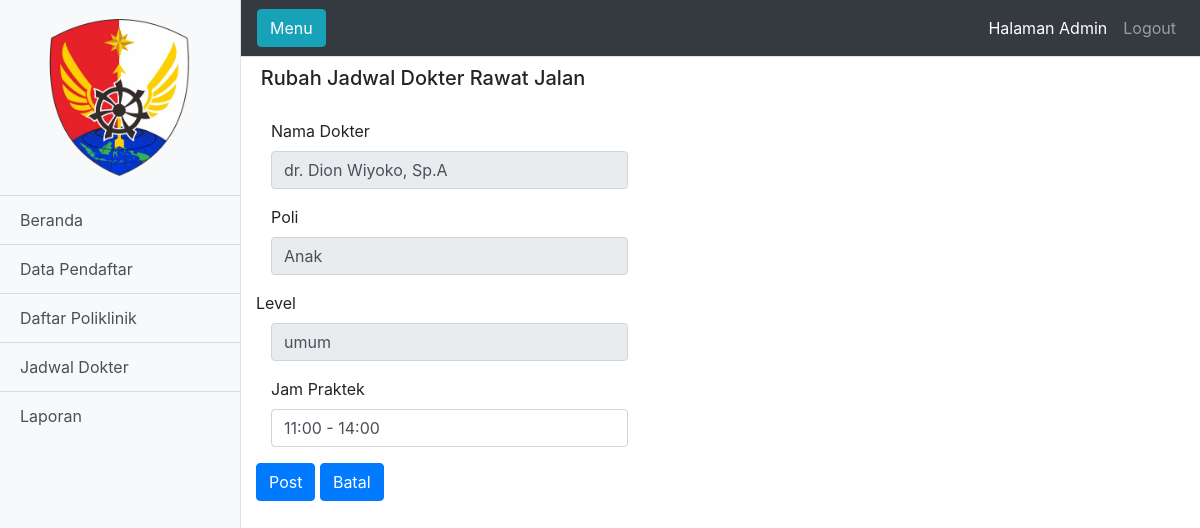
The app's page /edit_dokter.php?id_jam=3 with its own data.
### tables this page shows
CREATE TABLE `jam` (
  `id_jam` int(5) NOT NULL,
  `jam` varchar(25) NOT NULL,
  `id_poli` int(3) NOT NULL,
  `id_dokter` int(5) NOT NULL,
  `status` int(11) NOT NULL
);

CREATE TABLE `dokter` (
  `id_dokter` int(3) NOT NULL,
  `nama_dokter` varchar(30) NOT NULL,
  `id_poli` int(3) NOT NULL,
  `status` int(11) NOT NULL,
  `level` enum('spesialis','umum') NOT NULL DEFAULT 'umum'
);

CREATE TABLE `poliklinik` (
  `id_poli` int(3) NOT NULL,
  `nama_poli` varchar(30) NOT NULL,
  `status` int(3) NOT NULL
);

### functions.php (called while the page is built, shortened)
<?php
$db = mysqli_connect("localhost", "root", "", "sirusakdeh_db");
function query($query) {
  global $db;
  $result = mysqli_query($db, $query);
  $rows = [];
  while ($row = mysqli_fetch_assoc($result)) {
      $rows[] = $row;
  }
  return $rows;
}
   ?>

### edit_dokter.php (the view, shortened to what this page needs)
<?php
require 'functions.php';
$id_jam = $_GET["id_jam"];
$jadwal_dokter = query("SELECT jam.id_jam,dokter.id_dokter,dokter.nama_dokter,poliklinik.nama_poli,jam.jam,dokter.level from jam   join poliklinik on jam.id_poli=poliklinik.id_poli    join dokter on jam.id_dokter=dokter.id_dokter where id_jam = $id_jam")[0];
 ?>
<!DOCTYPE html>
<html lang="en">
<head>
  <link href="admin/vendor/bootstrap/css/bootstrap.min.css" rel="stylesheet">
  <link href="admin/css/simple-sidebar.css" rel="stylesheet">
</head>
<body>
  <div class="d-flex" id="wrapper">
    <div class="bg-light border-right" id="sidebar-wrapper">
      <div class="sidebar-heading"><center><img src="img/logo.png" style="width: 150px; background: transparent;"></center></div>
      <div class="list-group list-group-flush">
        <a href="admin.php" class="list-group-item list-group-item-action bg-light">Beranda</a>
        <a href="data_pendaftar.php" class="list-group-item list-group-item-action bg-light">Data Pendaftar</a>
        <a href="daftar_poliklinik.php" class="list-group-item list-group-item-action bg-light">Daftar Poliklinik</a>
        <a href="jadwal_dokter.php" class="list-group-item list-group-item-action bg-light">Jadwal Dokter</a>
        <a href="laporan.php" class="list-group-item list-group-item-action bg-light">Laporan</a>
      </div>
    </div>
    <div id="page-content-wrapper">
      <nav class="navbar navbar-expand-lg navbar-dark bg-dark border-bottom">
        <button class="btn btn-info" id="menu-toggle">Menu</button>
        <div class="collapse navbar-collapse" id="navbarSupportedContent">
          <ul class="navbar-nav ml-auto mt-2 mt-lg-0">
            <li class="nav-item active">
              <div class="collapse navbar-collapse" id="navbarNav">
                <ul class="navbar-nav">
                  <li class="nav-item active">
                    <a class="nav-link" href="">Halaman Admin<span class="sr-only">(current)</span></a>
                  </li>
                  <li class="nav-item">
                  <a class="nav-link" href="logout.php">Logout</a>
                </li>
                </ul>
        </div>
      </div>
      </nav>
      <div class="container-fluid">
        <div class="row">
        <div class="col mt-1">
          <table class="table table-sm table-borderless">
            <tr>
              <td width="450" rowspan="2"><h5 class="">Rubah Jadwal Dokter Rawat Jalan</h5></td>
            </tr>
        </table>
      </div>
        </div>
        <div class="row">
                <div class="col md">
                  <form class="" action="" method="post">
                    <div class="form-group">
                    <label for="dokter" class="col-sm-2">Nama Dokter</label>
                    <div class="col-sm-5">
                    <input type="text" class="form-control" id="nama_dokter" name="nama_dokter" value="<?= $jadwal_dokter["nama_dokter"];?>" disabled required>
                    </div>
                    </div>
                    <div class="form-group">
                      <label for="" class="col-sm-2">Poli</label>
                      <div class="col-sm-5">
                        <input type="text" class="form-control" id="poli_tujuan" name="poli_tujuan" value="<?= $jadwal_dokter["nama_poli"];?>" disabled required>
                    </div>
                    </div>
                    <div class="form-group">
                      <label for="">Level</label>
                      <div class="col-sm-5">
                      <input type="text" class="form-control" id="level_dokter" name="level_dokter" value="<?= $jadwal_dokter["level"];?>" disabled required>
                    </div>
                    </div>
                    <div class="form-group">
                      <label for="" class="col-sm-2">Jam Praktek</label>
                      <div class="col-sm-5">
                        <input type="text" class="form-control" id="jam" name="jam" value="<?= $jadwal_dokter["jam"];?>" required>
                    </div>
                  </div>
                    <div class="form-group text-left">
                    <button type="submit" name="post" class="btn btn-primary">Post</button>
                    <button type="submit" name="batal" class="btn btn-primary"><a href="jadwal_dokter.php" style="text-decoration:none" class="text-reset">Batal</a></button>
                    </div>
                  </form>
                </div>
              </div>
      </div>
    </div>
  </div>
</body>
</html>

### admin/css/simple-sidebar.css (style rules this page uses)
body { overflow-x: hidden; }
#sidebar-wrapper { min-height: 100vh; margin-left: -15rem; -webkit-transition: margin .25s ease-out; -moz-transition: margin .25s ease-out; -o-transition: margin .25s ease-out; transition: margin .25s ease-out; }
#sidebar-wrapper .sidebar-heading { padding: 0.875rem 1.25rem; font-size: 1.2rem; }
#sidebar-wrapper .list-group { width: 15rem; }
#page-content-wrapper { min-width: 100vw; }
@media (min-width: 768px) { #sidebar-wrapper { margin-left: 0; } }
@media (min-width: 768px) { #page-content-wrapper { min-width: 0; width: 100%; } }

### records on screen
jam: nama_dokter "dr. Dion Wiyoko, Sp.A", poli_tujuan "Anak", level_dokter "umum", jam "11:00 - 14:00"
